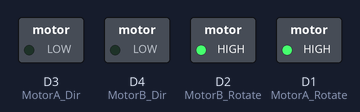
Bench run of a sketch on a simulated ESP8266 (NodeMCU). On the bench: switched loads named in the sketch (green lamp = pin HIGH).

Above: at 1.0 s.
At 3.0 s:
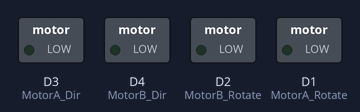
Timing chart, 0 to 5.2 s (numbered marks = the images above):
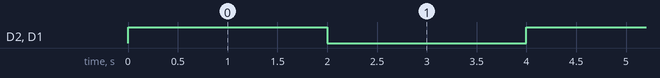

Measured:
- by itself, D2 (MotorB_Rotate), D1 (MotorA_Rotate): alternates HIGH for 2.0 s and LOW for 2.0 s

The sketch:

Motor.ino
```cpp
#define MotorA_Rotate D1
#define MotorA_Dir D3
#define MotorB_Rotate D2
#define MotorB_Dir D4

void setup() {
  pinMode(MotorA_Rotate, OUTPUT);
  pinMode(MotorA_Dir, OUTPUT);
  pinMode(MotorB_Rotate, OUTPUT);
  pinMode(MotorB_Dir, OUTPUT);
}

void loop() {
  digitalWrite(MotorA_Rotate, HIGH);
  digitalWrite(MotorB_Rotate, HIGH);
  delay(2000);
  digitalWrite(MotorA_Rotate, LOW);
  digitalWrite(MotorB_Rotate, LOW);
  delay(2000);
}
```
